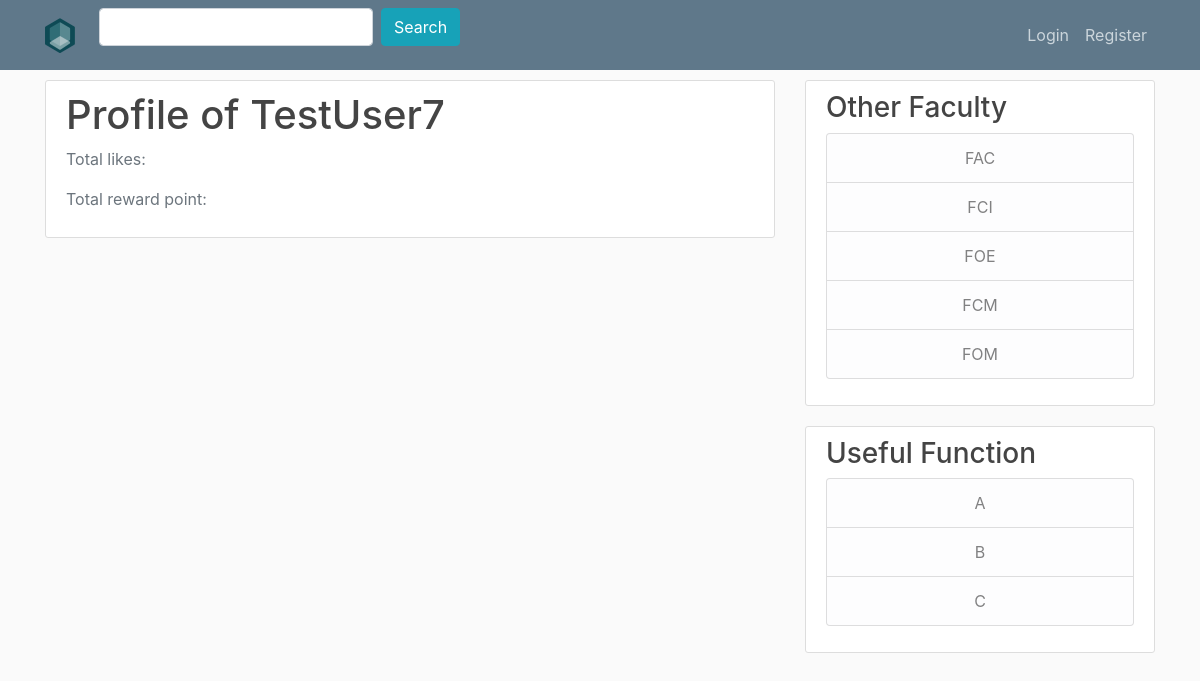
The page /user/TestUser7 on the database as committed earlier.
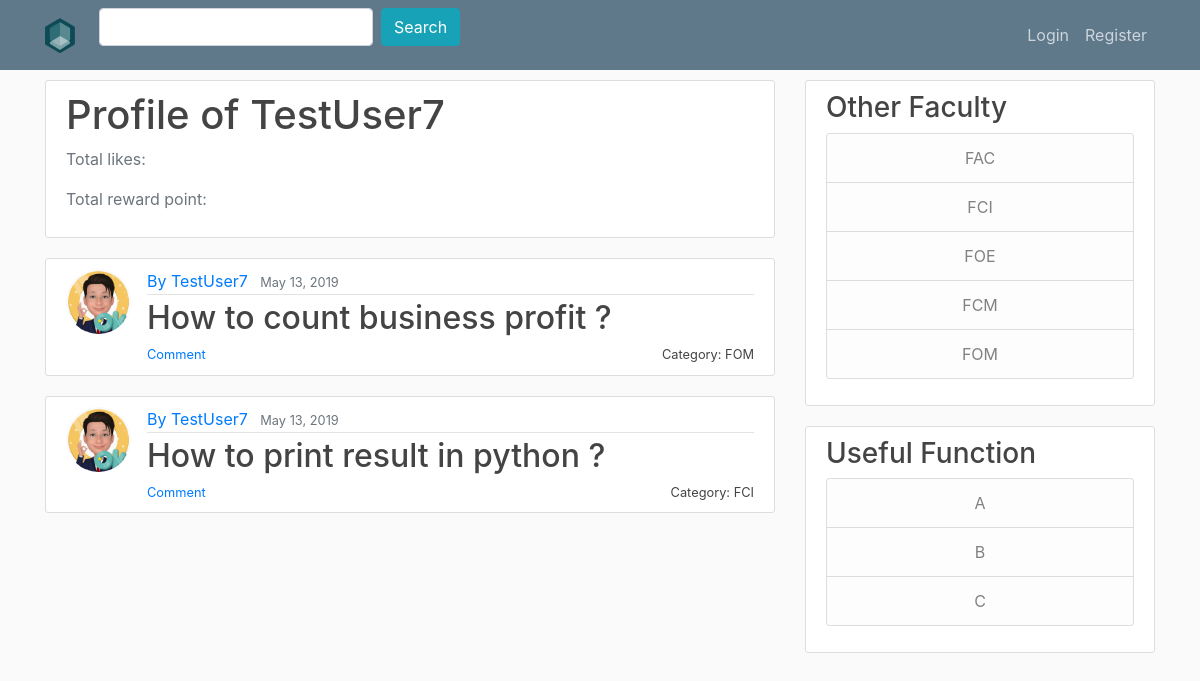
The same page on the database as committed later.
### QnA/models.py (models this page shows, shortened)
class question (models.Model):
    title = models.CharField(max_length=100) #use charfield to limit user input
    liked_by = models.ManyToManyField(User,related_name='liked_by_question',blank = True)
    like = models.IntegerField(default=0)
    content = models.TextField() #use TextField if there is no limit for the content
    date_published = models.DateTimeField(default=timezone.now) #auto-select the current time
    category = models.ForeignKey(category,on_delete=models.CASCADE)
    author = models.ForeignKey(User, on_delete=models.CASCADE) #if the user is deleted the question will be deleted

class category (models.Model):
    category = models.CharField(max_length=100)
    slug = models.SlugField(max_length=100,unique=True)
    def __str__(self):
        return self.category

### users/models.py (models this page shows, shortened)
class Profile(models.Model):
    user = models.OneToOneField(User, on_delete=models.CASCADE)
    image = models.ImageField(default="default.png", upload_to="profile_pics")

### QnA/views.py (the view)
# urls.py: path('user/<str:username>', UserProfileView.as_view(), name='user-profile'),
class UserProfileView(ListView):
    model = question
    template_name = 'QnA/user_profile.html'
    context_object_name = 'question'
    paginate_by = 5
    def get_queryset(self):
        user = get_object_or_404(User, username=self.kwargs.get('username'))
        return question.objects.filter(author=user).order_by('-date_published')

### QnA/templates/QnA/user_profile.html (shortened to what this page needs)
<head>
</head>
{% extends "QnA/base.html" %}
{% block content%}
	<div class="content-section">
		<div class="media">
			<div class="media-body">
				<h2 class="account-heading">Profile of  {{ view.kwargs.username }}</h2>
				<p class="text-secondary">Total likes:{{ question.like.all }}</p>
				<p class="text-secondary">Total reward point:{{ reward.points }}</p>
			</div>
		</div>
	</div>
	{% for question in question %}
  <article class="media content-section">
    <img class="rounded-circle article-img" src="{{ question.author.profile.image.url }}">
    <div class="media-body">
      <div class="article-metadata">
        <a class="mr-2" href="{% url 'user-profile' question.author.username %}" >By {{ question.author }}</a>
        <small class="text-muted">{{ question.date_published|date:"F d, Y" }}</small>
      </div>
      <h2><a class="article-title" style="display : inline" href="{% url 'question-detail' question.pk %}" >{{ question.title }}</a></h2>
      <small class="article-title" style="float: right" >Category: {{ question.category }}</small>
      <small class="article-title" style="float: left" ><a href="{% url 'question-detail' question.pk %}">Comment</a></small>
    </div>
  </article>
	{% endfor %}
{% endblock content %}

Rows that differ between the two databases and show on the page:
added question: author.profile.image (picture), author "TestUser7", date_published "May 13, 2019", title "How to count business profit ?", category "FOM"
added question: author.profile.image (picture), author "TestUser7", date_published "May 13, 2019", title "How to print result in python ?", category "FCI"
